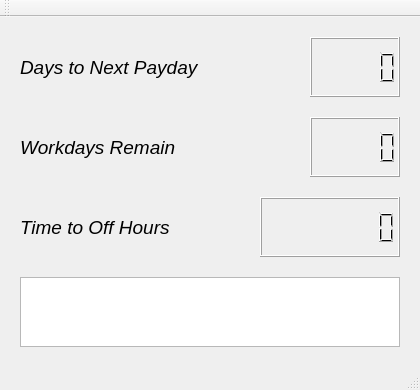
<?xml version="1.0" encoding="UTF-8"?>
<ui version="4.0">
 <class>MainWindow</class>
 <widget class="QMainWindow" name="MainWindow">
  <property name="geometry">
   <rect>
    <x>0</x>
    <y>0</y>
    <width>420</width>
    <height>390</height>
   </rect>
  </property>
  <property name="windowTitle">
   <string>I Love Working</string>
  </property>
  <widget class="QWidget" name="centralWidget">
   <widget class="QLabel" name="label">
    <property name="geometry">
     <rect>
      <x>20</x>
      <y>20</y>
      <width>250</width>
      <height>60</height>
     </rect>
    </property>
    <property name="font">
     <font>
      <pointsize>14</pointsize>
      <italic>true</italic>
     </font>
    </property>
    <property name="text">
     <string>Days to Next Payday</string>
    </property>
   </widget>
   <widget class="QLCDNumber" name="days_to_pay_LCD">
    <property name="geometry">
     <rect>
      <x>310</x>
      <y>20</y>
      <width>90</width>
      <height>60</height>
     </rect>
    </property>
    <property name="font">
     <font>
      <pointsize>16</pointsize>
     </font>
    </property>
   </widget>
   <widget class="QLCDNumber" name="reamin_workdays_LCD">
    <property name="geometry">
     <rect>
      <x>310</x>
      <y>100</y>
      <width>90</width>
      <height>60</height>
     </rect>
    </property>
    <property name="font">
     <font>
      <pointsize>10</pointsize>
     </font>
    </property>
   </widget>
   <widget class="QLabel" name="label_2">
    <property name="geometry">
     <rect>
      <x>20</x>
      <y>100</y>
      <width>250</width>
      <height>60</height>
     </rect>
    </property>
    <property name="font">
     <font>
      <pointsize>14</pointsize>
      <italic>true</italic>
     </font>
    </property>
    <property name="text">
     <string>Workdays Remain</string>
    </property>
   </widget>
   <widget class="QLCDNumber" name="timer">
    <property name="geometry">
     <rect>
      <x>260</x>
      <y>180</y>
      <width>140</width>
      <height>60</height>
     </rect>
    </property>
    <property name="font">
     <font>
      <pointsize>10</pointsize>
      <weight>75</weight>
      <bold>true</bold>
     </font>
    </property>
    <property name="digitCount">
     <number>8</number>
    </property>
   </widget>
   <widget class="QLabel" name="label_3">
    <property name="geometry">
     <rect>
      <x>20</x>
      <y>180</y>
      <width>250</width>
      <height>60</height>
     </rect>
    </property>
    <property name="font">
     <font>
      <pointsize>14</pointsize>
      <italic>true</italic>
     </font>
    </property>
    <property name="text">
     <string>Time to Off Hours</string>
    </property>
   </widget>
   <widget class="QTextBrowser" name="textBrowser">
    <property name="geometry">
     <rect>
      <x>20</x>
      <y>260</y>
      <width>380</width>
      <height>70</height>
     </rect>
    </property>
    <property name="font">
     <font>
      <pointsize>13</pointsize>
      <weight>75</weight>
      <bold>true</bold>
     </font>
    </property>
   </widget>
  </widget>
  <widget class="QMenuBar" name="menuBar">
   <property name="geometry">
    <rect>
     <x>0</x>
     <y>0</y>
     <width>420</width>
     <height>28</height>
    </rect>
   </property>
  </widget>
  <widget class="QToolBar" name="mainToolBar">
   <attribute name="toolBarArea">
    <enum>TopToolBarArea</enum>
   </attribute>
   <attribute name="toolBarBreak">
    <bool>false</bool>
   </attribute>
  </widget>
  <widget class="QStatusBar" name="statusBar"/>
 </widget>
 <layoutdefault spacing="6" margin="11"/>
 <resources/>
 <connections/>
</ui>
